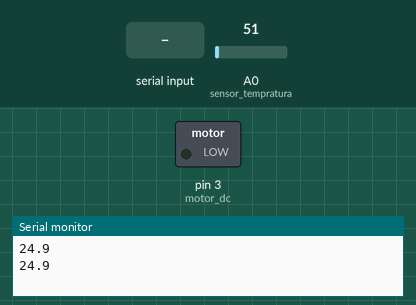
Simulated run of this sketch. Board: Arduino Uno, built with avr-gcc and run on an emulated ATmega328P. On the bench: switched loads named in the sketch (green lamp = pin HIGH), the last lines printed to the serial monitor. The test bench sets the inputs (shaded band); at power-on: A0 (sensor_tempratura) = 51.

Above: at 1.2 s.
1.3 s: "H" received over Serial
At 2.9 s:
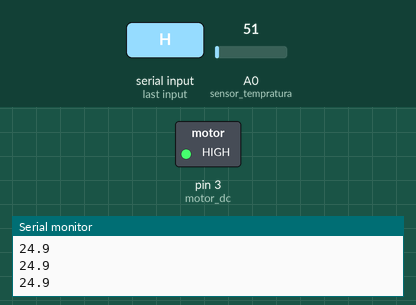
3.5 s: "L" received over Serial
At 4.4 s:
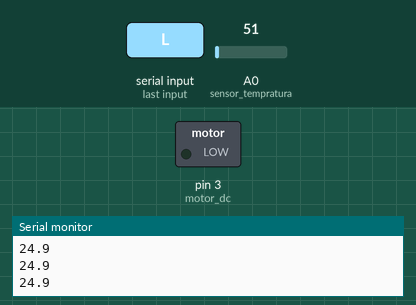
Timing chart, 0 to 6.5 s (numbered marks = the images above; inputs shaded):
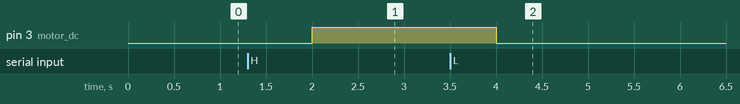

Measured:
- after the input at 1.3 s, pin 3 (motor_dc): LOW → HIGH after 0.70 s
- after the input at 3.5 s, pin 3 (motor_dc): HIGH → LOW after 0.50 s

The sketch:

arduino-scilab.ino
```cpp
/*
  Implantação de Controle de Temperatura c/ Arduino e Scilab
  Utilizado: Arduino Uno, LM35, Motor DC
  Autor: Yhan Christian Souza Silva - Data: 14/09/2016
  Referência: https://www.scilab.org/community/news/Scilab-Arduino-low-cost-data-acquisition
 */


 #define sensor_tempratura A0 //Pino A0, sensor de temperatura
 #define motor_dc 3           //Pino 3, motor DC

 float leitura_sensor; //variavel para armazenar temperatura
 char status_motor;	// variavel com status do motor

 void setup(){
 	pinMode(motor_dc, OUTPUT); //Motor DC como saída digital
 	Serial.begin(9600);		   //Inicia comunicação
 }

 void loop(){
 	leitura_sensor = (float(analogRead(sensor_tempratura)) * 5 / (1023)) / 0.01; //leitura da temperatura e armazena na variável leitura_sensor
 	//verifica se a serial está habilitada
 	if(!Serial.available()){
 		Serial.println(leitura_sensor, 1);
 		delay(1000);
 	}

 	// condição para acionamento do motor, se ler H - liga se receber L - desliga
 	while(Serial.available() > 0) {
 		status_motor = Serial.read();
 		if(status_motor == 'H') digitalWrite(motor_dc, HIGH);
 		else if(status_motor == 'L') digitalWrite(motor_dc, LOW);
 	}
 }
```
